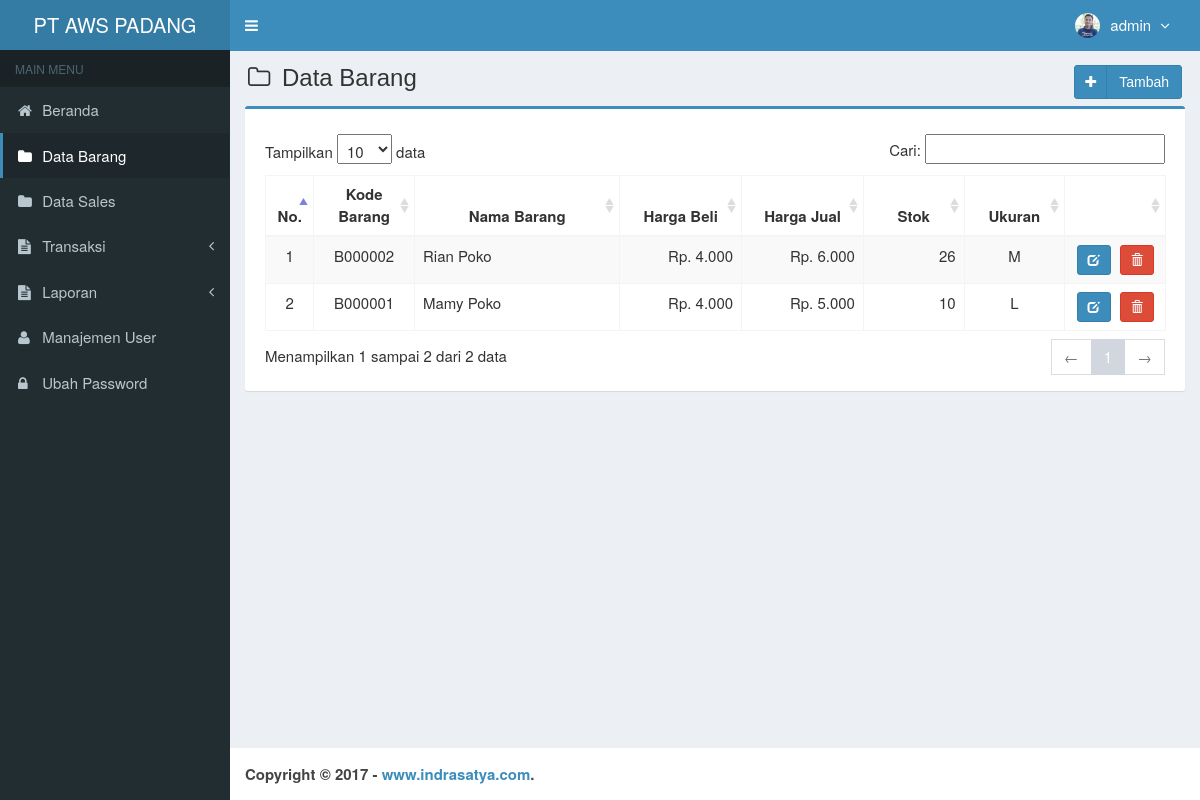
/main.php?module=barang (signed in), run on the app's committed database.
### tables this page shows
CREATE TABLE `is_users` (
  `id_user` int(3) NOT NULL,
  `username` varchar(50) NOT NULL,
  `nama_user` varchar(50) NOT NULL,
  `password` varchar(50) NOT NULL,
  `email` varchar(50) DEFAULT NULL,
  `telepon` varchar(13) DEFAULT NULL,
  `foto` varchar(100) DEFAULT NULL,
  `hak_akses` enum('Super Admin','Manajer','Gudang') NOT NULL,
  `status` enum('aktif','blokir') NOT NULL DEFAULT 'aktif',
  `created_at` timestamp NOT NULL DEFAULT current_timestamp(),
  `updated_at` timestamp NOT NULL DEFAULT current_timestamp() ON UPDATE current_timestamp()
);

CREATE TABLE `is_barang` (
  `kode_barang` varchar(7) NOT NULL,
  `nama_barang` varchar(50) NOT NULL,
  `harga_beli` int(11) NOT NULL,
  `harga_jual` int(11) NOT NULL,
  `satuan` varchar(20) NOT NULL,
  `stok` int(11) NOT NULL,
  `created_user` int(3) NOT NULL,
  `created_date` timestamp NOT NULL DEFAULT current_timestamp(),
  `updated_user` int(3) NOT NULL,
  `updated_date` timestamp NOT NULL DEFAULT current_timestamp() ON UPDATE current_timestamp()
);

### config/fungsi_rupiah.php (called while the page is built, shortened)
<?php
function format_rupiah($angka){
  $rupiah=number_format($angka,0,',','.');
  return $rupiah;
}
?>

### modules/barang/view.php (the view, shortened to what this page needs)
<section class="content-header">
  <h1>
    <i class="fa fa-folder-o icon-title"></i> Data Barang
    <a class="btn btn-primary btn-social pull-right" href="?module=form_barang&form=add" title="Tambah Data" data-toggle="tooltip">
      <i class="fa fa-plus"></i> Tambah
    </a>
  </h1>
</section>
<section class="content">
  <div class="row">
    <div class="col-md-12">
      <div class="box box-primary">
        <div class="box-body">
          <table id="dataTables1" class="table table-bordered table-striped table-hover">
            <thead>
              <tr>
                <th class="center">No.</th>
                <th class="center">Kode Barang</th>
                <th class="center">Nama Barang</th>
                <th class="center">Harga Beli</th>
                <th class="center">Harga Jual</th>
                <th class="center">Stok</th>
                <th class="center">Ukuran</th>
                <th></th>
              </tr>
            </thead>
            <tbody>
              <?php
              $no = 1;
              $query = mysqli_query($mysqli, "SELECT * FROM is_barang ORDER BY kode_barang DESC")
                or die('Ada kesalahan pada query tampil Data barang: ' . mysqli_error($mysqli));
              while ($data = mysqli_fetch_assoc($query)) {
                $harga_beli = format_rupiah($data['harga_beli']);
                $harga_jual = format_rupiah($data['harga_jual']);
                echo "<tr>
                      <td width='30' class='center'>$no</td>
                      <td width='80' class='center'>$data[kode_barang]</td>
                      <td width='180'>$data[nama_barang]</td>
                      <td width='100' align='right'>Rp. $harga_beli</td>
                      <td width='100' align='right'>Rp. $harga_jual</td>
                      <td width='80' align='right'>$data[stok]</td>
                      <td width='80' class='center'>$data[satuan]</td>
                      <td class='center' width='80'>
                        <div>
                          <a data-toggle='tooltip' data-placement='top' title='Ubah' style='margin-right:5px' class='btn btn-primary btn-sm' href='?module=form_barang&form=edit&id=$data[kode_barang]'>
                              <i style='color:#fff' class='glyphicon glyphicon-edit'></i>
                          </a>";
              ?>
                <a data-toggle="tooltip" data-placement="top" title="Hapus" class="btn btn-danger btn-sm" href="modules/barang/proses.php?act=delete&id=<?php echo $data['kode_barang']; ?>" onclick="return confirm('Anda yakin ingin menghapus barang <?php echo $data['nama_barang']; ?> ?');">
                  <i style="color:#fff" class="glyphicon glyphicon-trash"></i>
                </a>
              <?php
                echo "    </div>
                      </td>
                    </tr>";
                $no++;
              }
              ?>
            </tbody>
          </table>
        </div>
      </div>
    </div>
  </div>
</section><!-- /.content

### top-menu.php (shortened to what this page needs)
<?php
require_once "config/database.php";
$query = mysqli_query($mysqli, "SELECT id_user, nama_user, foto, hak_akses FROM is_users WHERE id_user='$_SESSION[id_user]'")
                                or die('Ada kesalahan pada query tampil Manajemen User: '.mysqli_error($mysqli));
$data = mysqli_fetch_assoc($query);
?>
<li class="dropdown user user-menu">
  <a href="#" class="dropdown-toggle" data-toggle="dropdown">
  <?php
  if ($data['foto']=="") { ?>
    <img src="images/user/user-default.png" class="user-image" alt="User Image"/>
  <?php
  }
  else { ?>
    <img src="images/user/<?php echo $data['foto']; ?>" class="user-image" alt="User Image"/>
  <?php
  }
  ?>
    <span class="hidden-xs"><?php echo $data['nama_user']; ?> <i style="margin-left:5px" class="fa fa-angle-down"></i></span>
  </a>
</li>

### assets/css/style.css (style rules this page uses)
.btn-social *:first-child { border-right: 1px solid rgba(0, 0, 0, 0.1); bottom: 0; font-size: 1em !important; left: 0; line-height: 32px !important; position: absolute; text-align: center; top: 0; width: 32px !important; }
.content-header { padding: 15px 18px 0; position: relative; }
.center { text-align:center; }
.icon-title { margin-right: 5px; }
body { background-color: #fff; color: #333; font-size: 15px; line-height: 1.42857; }

### data on the page
is_users: foto (picture), nama_user "admin"
is_barang: kode_barang "B000002", nama_barang "Rian Poko", harga_beli "4.000", harga_jual "6.000", stok "26", satuan "M"
is_barang: kode_barang "B000001", nama_barang "Mamy Poko", harga_beli "4.000", harga_jual "5.000", stok "10", satuan "L"
